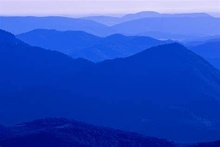
%> input picture Processamento Digital de Imagens/Lab1/AT1/monoImage.jpg, 220 x 147 px, shrunk from 474 x 316 before the run
$ octave Lab04_01.m   (GNU Octave 9; MATLAB toolbox functions it lacks are replaced by stand-ins)
%> lines starting %> are read from the running program, lines starting %| are printed output that depends on the picture; in (x1, y1, x2, y2) boxes, pixels count from 0 and x2, y2 are one past the last pixel; in counts of white or black regions, pixels touching at a corner belong together; the program's own positions count from 1
clc;clear all;close;

M=90;
N=160;

S=3;
T=3;
a=((S-1)/2);b=((T-1)/2);

Q=1;

[arq cam] = uigetfile(); #Abrir arquivo
%> the answer given: ../AT1/monoImage.jpg
f= imread(strcat(cam,arq));#Importar imagem
%> f is the input picture: size 147x220x3 uint8; mean R, G, B 39.1, 79.3, 193.4

g1=zeros(M,N);
g2=ones(M,N);
g3=ones(M,N);
g4=ones(M,N);

t0 = time;

for(m=((S+1)/2):1:M-((S-1)/2))
  for(n=((T+1)/2):1:N-((T-1)/2))
    for(s=-a:1:a)
      for(t=-b:1:b)
        p1=(f(m+s,n+t).^(Q+1));
        p2=(f(m+s,n+t).^Q);
        g4(m,n)+=p1/p2;
        g3(m,n)+=1/f(m+s,n+t);
        g2(m,n)*=f(m+s,n+t);
        g1(m,n)+=f(m+s,n+t);
      endfor
    endfor
  endfor
endfor
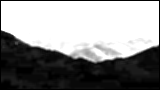
%> g1: size 90x160 double; min 0, max 255, mean 144.1
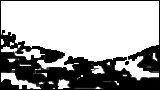
%> g2: size 90x160 double; min 0, max 255, mean 167.2
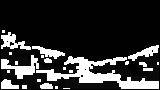
%> g3: size 90x160 double; min 1, max 255, mean 51.4
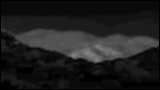
%> g4: size 90x160 double; min 1, max 133, mean 29.5
g1*=(1/S*T)
a=1/(S*T);
g2=g2.^a;
g3=(S*T)./g3;
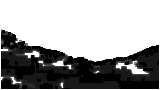
%> g3: size 90x160 double; min 0.0353, max 9, mean 5.67; drawn with min black and max white
time-t0
subplot(2,3,1);imshow(f,[]);
subplot(2,3,2);imshow(g1,[]);
subplot(2,3,3);imshow(g2,[]);
subplot(2,3,4);imshow(g3,[]);
subplot(2,3,5);imshow(g4,[]);

imwrite(g1,"F1MediaAritmetica.png");
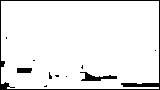
%> saved as F1MediaAritmetica.png: size 90x160 uint8; 93.3% white; 11 black regions (8 under 20 px), largest, box (x1, y1, x2, y2) and area: (0, 0, 160, 90) 708, (80, 72, 117, 81) 152, (17, 68, 32, 73) 73
imwrite(g2,"F1MediaGeometrica.png");
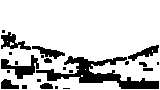
%> saved as F1MediaGeometrica.png: size 90x160 uint8; 80.7% white; 23 black regions (12 under 20 px), largest, box (x1, y1, x2, y2) and area: (36, 56, 159, 89) 1368, (1, 55, 39, 79) 364, (1, 32, 31, 50) 245
imwrite(g3,"F1MediaHarmonica.png");
imwrite(g4,"F1MediaContraHarmonica.png");
